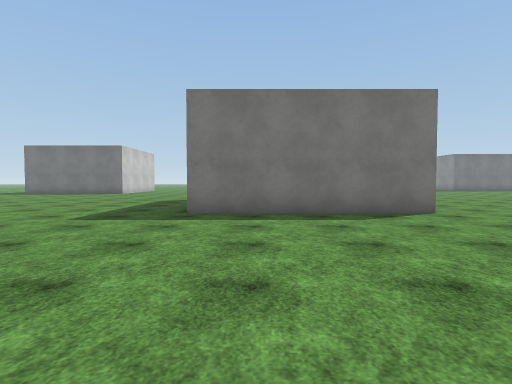
[1] (above)

16 first-person views from a walk through a scene from a Unity 3-D project. The camera is 1.3 m above the floor, tilts 2° down and sees 80° across. The floor is counted in squares, 2 m on a side. Each view is taken from the middle of a square. On the plan, view 1 faces up. The plan holds only what a view shows up to about 10 squares ahead; the rest is blank. The place goes on beyond the plan. Surface patterns are stand-ins for the level's own textures.

[2]
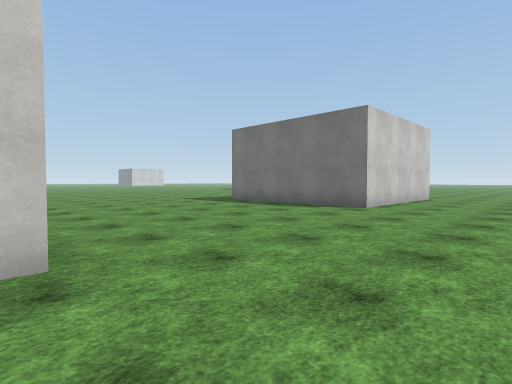

[3]
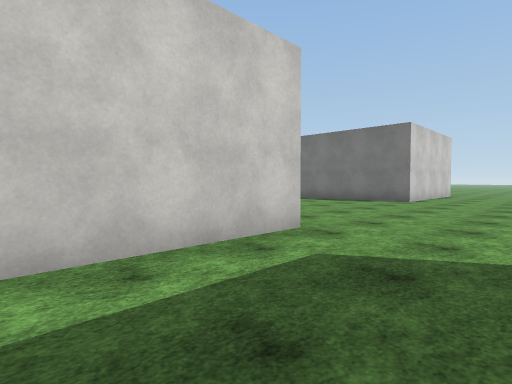

[4]
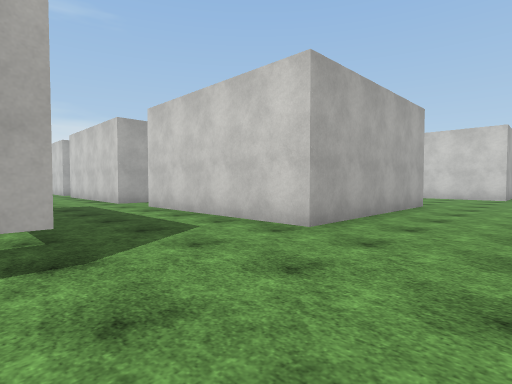

[5]
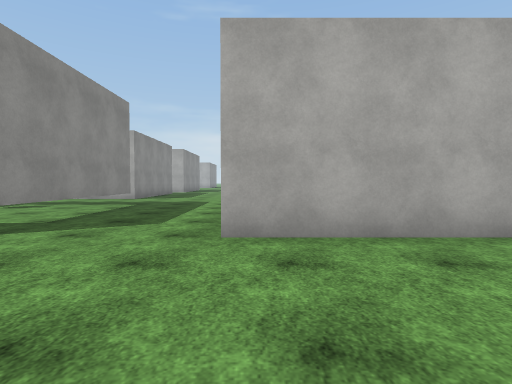

[6]
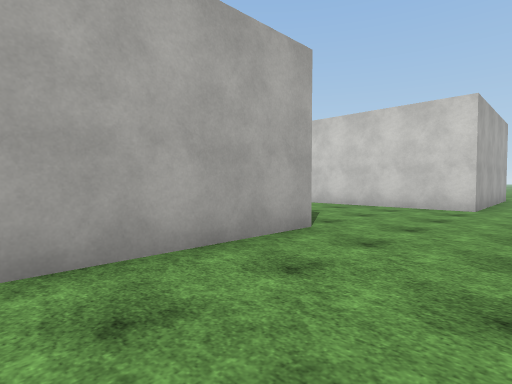

[7]
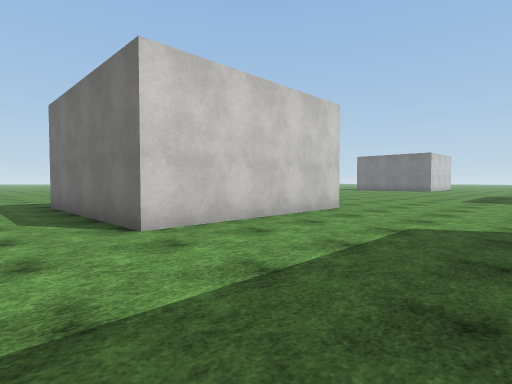

[8]
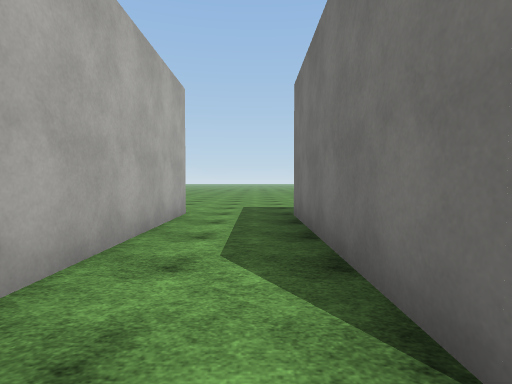

[9]
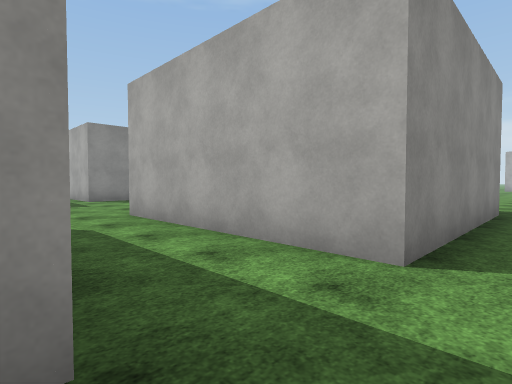

[10]
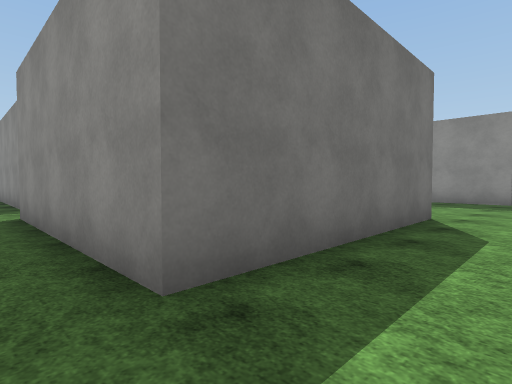

[11]
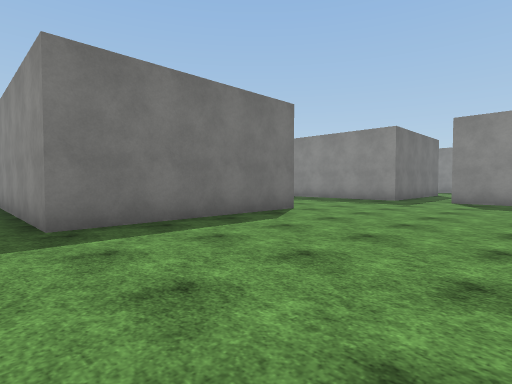

[12]
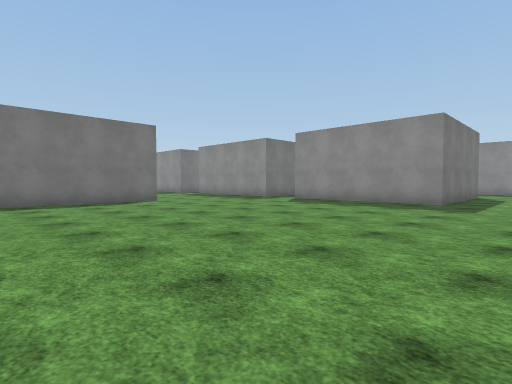

[13]
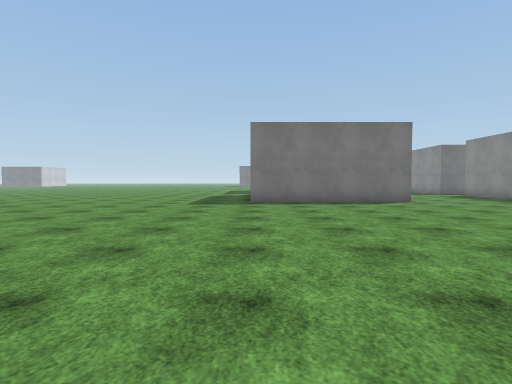

[14]
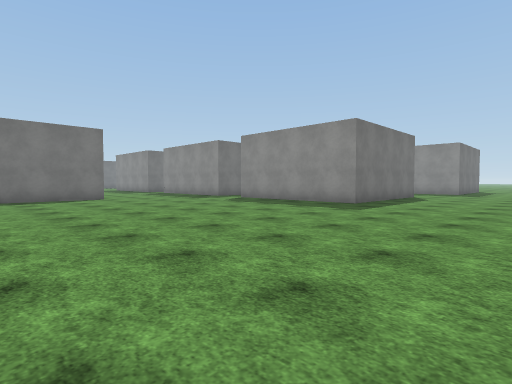

[15]
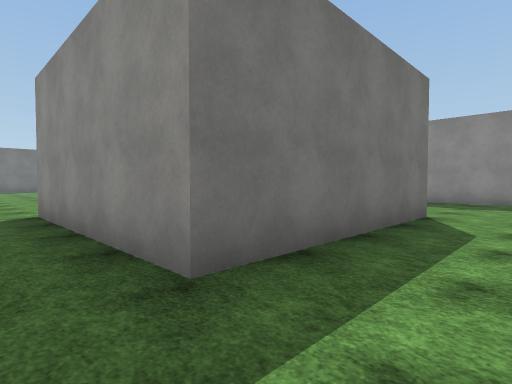

[16]
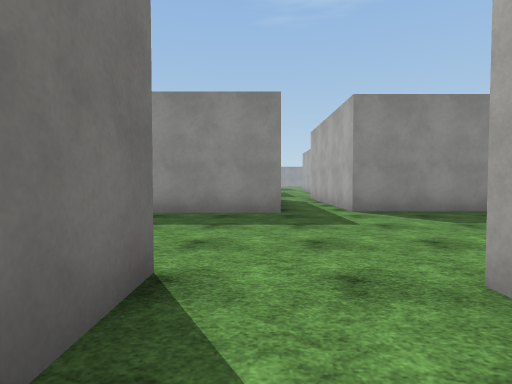

### Floor plan
Points are (right, up) in squares from view 1. A wall is a line through its corners. A room is listed if a view was taken in it or the views show most of it. See-through windows are left out.
Room 1 (views 1, 2, 3, 7, 8, 9, 10, 11, 12, 13, 14, 15, 16)
walls: (1.9, -18.7) (-0.6, -18.7) (-0.6, -13.6); (-0.6, -12.1) (-0.6, -10.1); (-0.6, -10) (-0.6, -7.1) (4.6, -7.1) (4.6, -8.8); (-5, -11.4) (-10.2, -11.4) (-10.2, -6.4) (-5.1, -6.4); (-0.6, -5.6) (-0.6, -2.8); (7.5, -5.5) (7.5, -1.1); (4.4, -0.5) (4.4, -5.5); (-0.8, -0.5) (0.4, -0.5); (-4.8, 0.7) (-4.8, -4.3) (-9.9, -4.3) (-9.9, 0.7)
ways out: opening at (-2, 0) to room 2; opening at (6, -1) to room 2
Room 2 (views 4, 5, 6)
walls: (3.7, 9.9) (3.7, 6.2) (-1.5, 6.2); (7.4, -0.5) (7.9, -0.5); (0.4, -0.5) (4.4, -0.5); (-9.9, 0.7) (-4.8, 0.7)
ways out: opening at (-2, 0) to room 1; opening at (6, -1) to room 1

Positions as (right, up) in squares from view 1, and headings:
1: (0, 0), facing up
2: (7, -1), facing up-left
3: (7, -4), facing up-left
4: (8, 2), facing down-left
5: (4, 3), facing down
6: (3, 2), facing down-left
7: (-1, -6), facing up-left
8: (-4, -5), facing left
9: (-11, -4), facing down-right
10: (-11, -13), facing up-right
11: (-11, -16), facing up-right
12: (-10, -21), facing up-right
13: (-10, -21), facing up
14: (-9, -23), facing up-right
15: (-11, -6), facing up-right
16: (-7, -5), facing right
